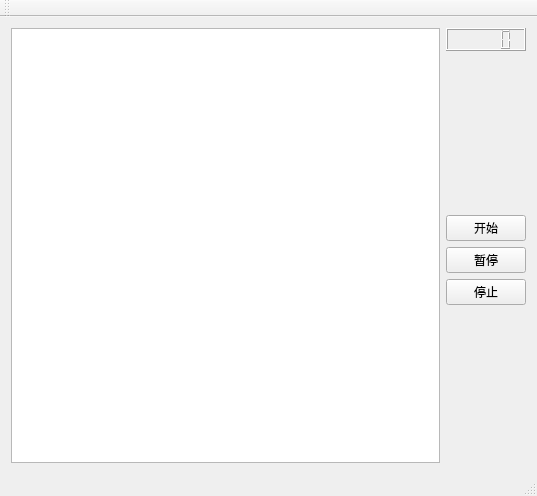
<?xml version="1.0" encoding="UTF-8"?>
<ui version="4.0">
 <class>MainWindow</class>
 <widget class="QMainWindow" name="MainWindow">
  <property name="geometry">
   <rect>
    <x>0</x>
    <y>0</y>
    <width>537</width>
    <height>496</height>
   </rect>
  </property>
  <property name="windowTitle">
   <string>打地鼠</string>
  </property>
  <widget class="QWidget" name="centralWidget">
   <layout class="QHBoxLayout" name="horizontalLayout">
    <item>
     <widget class="QGraphicsView" name="graphicsView"/>
    </item>
    <item>
     <layout class="QVBoxLayout" name="verticalLayout">
      <item>
       <widget class="QLCDNumber" name="lcdNumber"/>
      </item>
      <item>
       <spacer name="verticalSpacer">
        <property name="orientation">
         <enum>Qt::Vertical</enum>
        </property>
        <property name="sizeHint" stdset="0">
         <size>
          <width>20</width>
          <height>40</height>
         </size>
        </property>
       </spacer>
      </item>
      <item>
       <widget class="QPushButton" name="btnStart">
        <property name="text">
         <string>开始</string>
        </property>
       </widget>
      </item>
      <item>
       <widget class="QPushButton" name="btnPause">
        <property name="text">
         <string>暂停</string>
        </property>
       </widget>
      </item>
      <item>
       <widget class="QPushButton" name="btnStop">
        <property name="text">
         <string>停止</string>
        </property>
       </widget>
      </item>
      <item>
       <spacer name="verticalSpacer_2">
        <property name="orientation">
         <enum>Qt::Vertical</enum>
        </property>
        <property name="sizeHint" stdset="0">
         <size>
          <width>20</width>
          <height>40</height>
         </size>
        </property>
       </spacer>
      </item>
     </layout>
    </item>
   </layout>
  </widget>
  <widget class="QMenuBar" name="menuBar">
   <property name="geometry">
    <rect>
     <x>0</x>
     <y>0</y>
     <width>537</width>
     <height>23</height>
    </rect>
   </property>
  </widget>
  <widget class="QToolBar" name="mainToolBar">
   <attribute name="toolBarArea">
    <enum>TopToolBarArea</enum>
   </attribute>
   <attribute name="toolBarBreak">
    <bool>false</bool>
   </attribute>
  </widget>
  <widget class="QStatusBar" name="statusBar"/>
 </widget>
 <layoutdefault spacing="6" margin="11"/>
 <resources/>
 <connections/>
</ui>
